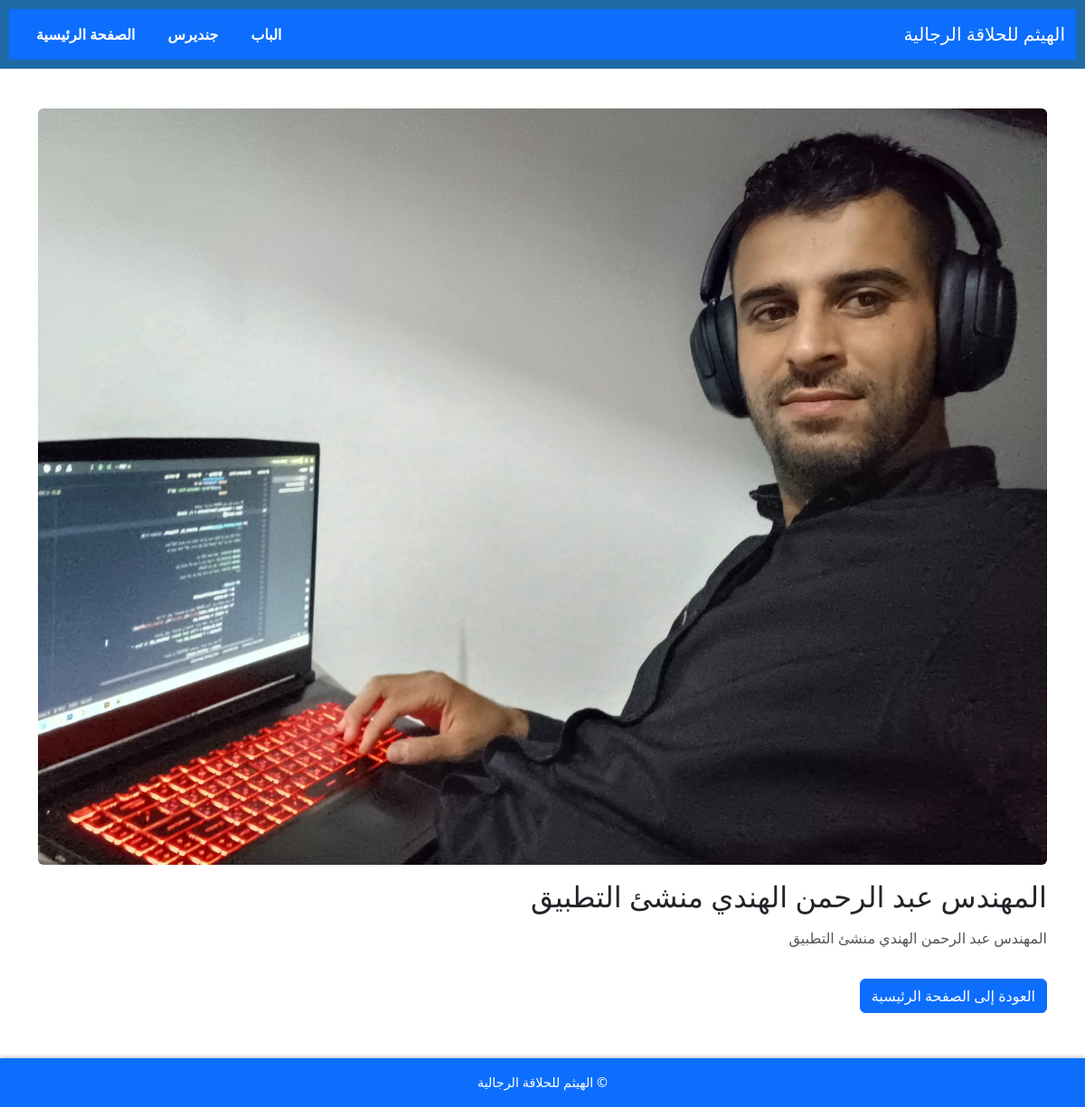
/news/3/, run on the app's committed database.
### main/models.py (models this page shows, shortened)
class DailyFlyer(models.Model):
    image = models.ImageField(upload_to='flyers/')
    description = models.TextField()

### main/views.py (the view)
# urls.py: path('news/<int:flyer_id>/', views.news_detail, name='news_detail'),
def news_detail(request, flyer_id):
    flyer = get_object_or_404(DailyFlyer, id=flyer_id)
    return render(request, 'main/news_detail.html', {'flyer': flyer})

### main/templates/main/news_detail.html
{% extends 'main/base.html' %}
{% block content %}
    <section class="news-detail">
        <img src="{{ flyer.image.url }}" alt="{{ flyer.description }}" class="img-fluid rounded mb-3">
        <h2>{{ flyer.description|truncatewords:10 }}</h2>
        <p>{{ flyer.description }}</p>
        <a href="{% url 'main:home' %}" class="btn btn-primary mt-3">العودة إلى الصفحة الرئيسية</a>
    </section>
{% endblock %}

### main/static/main/css/styles.css (style rules this page uses)
body { font-family: Arial, sans-serif; direction: rtl; text-align: center; background-color: #f0f2f5; color: #333; margin: 0; padding-bottom: 60px; }
.daily-flyer p, .page-detail p, .news-detail p { color: #555; font-size: 1em; margin: 15px 0; line-height: 1.6; }

### data on the page
DailyFlyer: image (picture), description "المهندس عبد الرحمن الهندي منشئ التطبيق"
